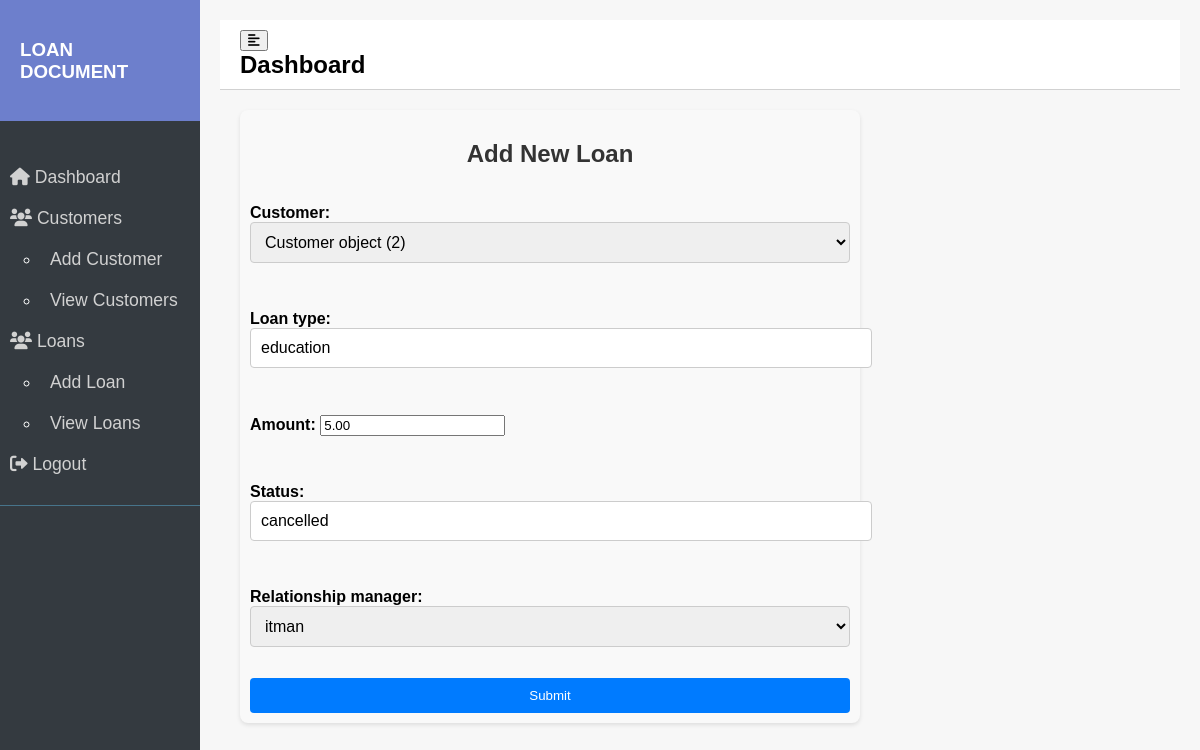
/loans/5/edit/ (signed in), run on the app's committed database.
### loans/models.py (models this page shows)
class Loan(models.Model):
    customer = models.ForeignKey(Customer, on_delete=models.CASCADE)
    loan_type = models.CharField(max_length=100)
    amount = models.DecimalField(max_digits=15, decimal_places=2)
    status = models.CharField(max_length=20, default='Pending')
    relationship_manager = models.ForeignKey(User, on_delete=models.CASCADE, related_name='managed_loans')

### loans/views.py (the view)
# urls.py: path('<int:pk>/edit/', views.loan_edit, name='loan_edit'),
@login_required
@permission_required('loans.change_loan', raise_exception=True)
def loan_edit(request, pk):
    loan = get_object_or_404(Loan, pk=pk)
    if request.method == 'POST':
        form = LoanForm(request.POST, instance=loan)
        if form.is_valid():
            form.save()
            return redirect('view_loans')
    else:
        form = LoanForm(instance=loan)
    return render(request, 'loans/loan_form.html', {'form': form})

### loans/forms.py
class LoanForm(forms.ModelForm):
    class Meta:
        model = Loan
        fields = ['customer', 'loan_type', 'amount', 'status', 'relationship_manager']

### loans/templates/loans/loan_form.html (shortened to what this page needs)
{% extends "loans/base.html" %}
{% block content %}
<head>
    {% load static %}
    <link rel="stylesheet" href="{% static 'css/styles_loanform.css' %}">
</head>
<div class="container">
    <h2>Add New Loan</h2>
    <form method="post">
        {{ form.as_p }}
        <button type="submit" class="btn btn-primary">Submit</button>
    </form>
</div>
{% endblock %}

### static/css/styles_base.css (style rules this page uses)
body, html { margin: 0; padding: 0; height: 100%; font-family: 'Poppins', sans-serif; background: #f7f7f7; }

### static/css/styles_loanform.css (style rules this page uses)
.container { margin: 20px; padding: 10px; background-color: #f9f9f9; border-radius: 8px; box-shadow: 0 2px 4px rgba(0, 0, 0, 0.1); max-width: 600px; }
.container h2 { text-align: center; color: #333; margin-bottom: 20px; }
form { display: flex; flex-direction: column; gap: 15px; }
form label { font-weight: bold; margin-bottom: 5px; }
form input[type="text"], form input[type="email"], form input[type="password"], form select, form textarea { padding: 10px; border: 1px solid #ccc; border-radius: 4px; font-size: 1em; width: 100%; }
form .btn-primary { background-color: #007bff; color: #fff; padding: 10px; border: none; border-radius: 4px; cursor: pointer; transition: background-color 0.3s; }

### data on the page
Loan: customer "Customer object (2)", loan_type "education", amount "5.00", status "cancelled", relationship_manager "itman"
